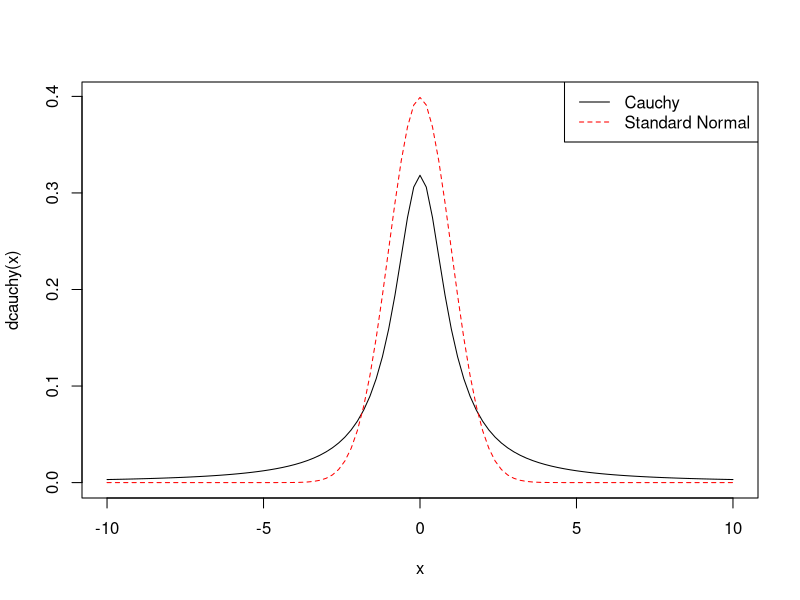
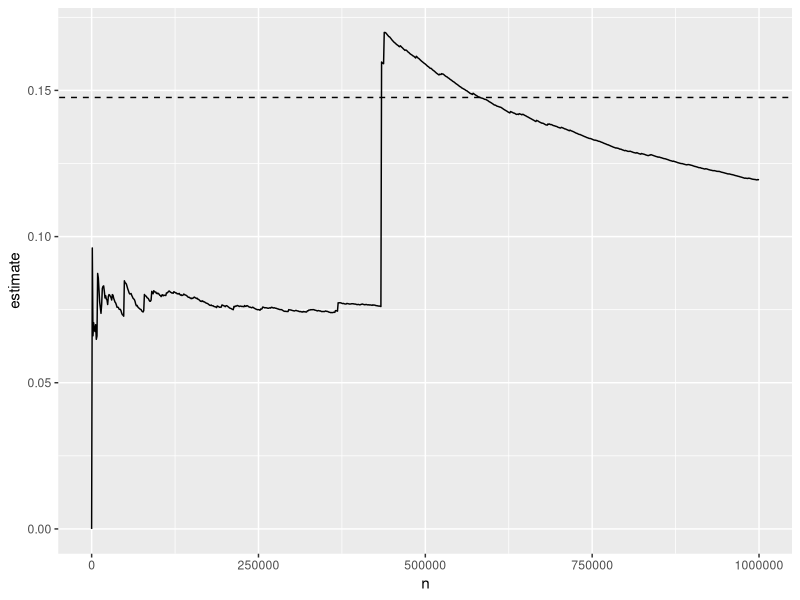
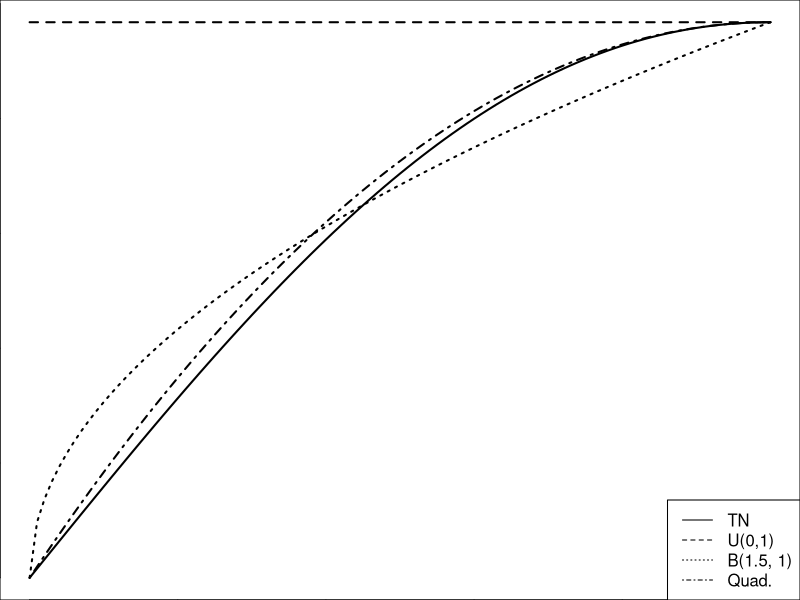
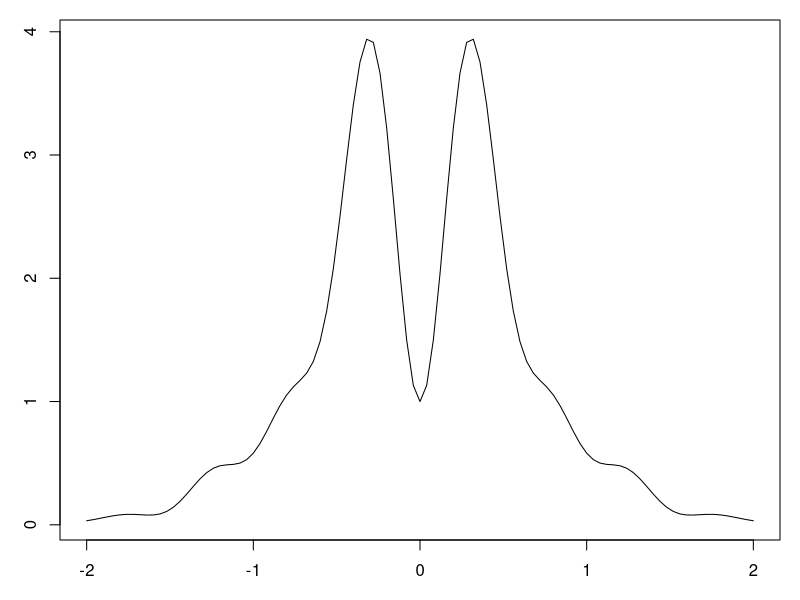
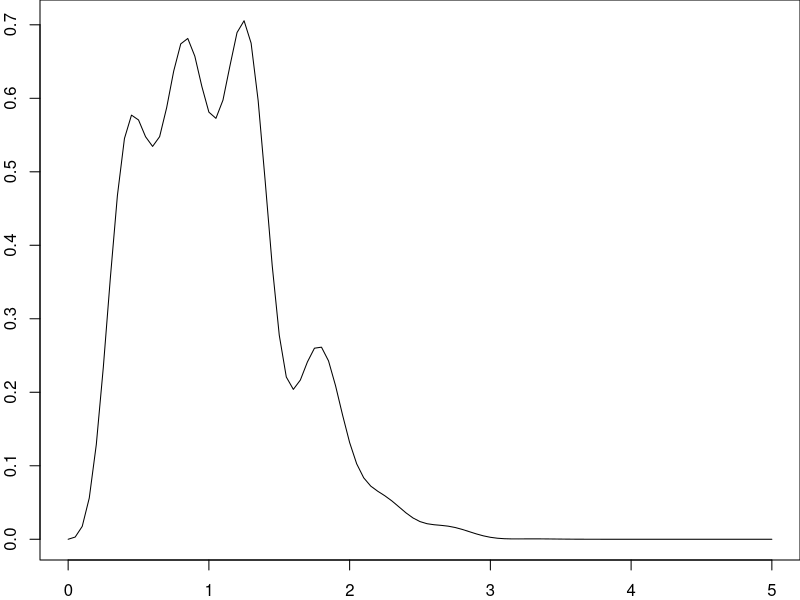
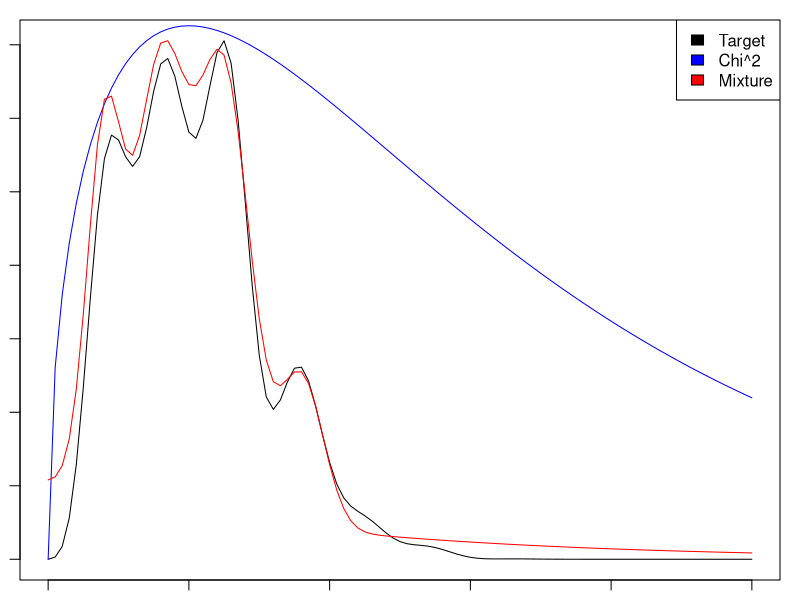
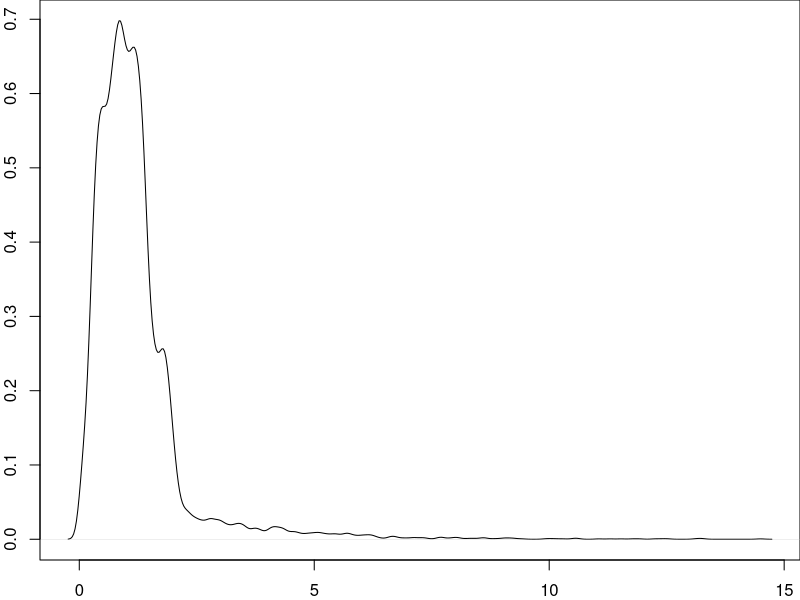

Write the R code that produced these figures, in order.
### R code from vignette source '/home/mark/Documents/Teaching/umich/stats406-fall2020/lectures/week05/week05_importance_sampling_variance_reduction/lecture-core.Rnw'

###################################################
### code chunk number 1: lecture-core.Rnw:52-56
###################################################
options(width = 60, digits = 4)
set.seed(49482)
library(tidyverse)
library(ggplot2)


###################################################
### code chunk number 2: lecture-core.Rnw:91-93
###################################################
k <- 100000
sum(rnorm(k) >= 4.5)


###################################################
### code chunk number 3: lecture-core.Rnw:103-107
###################################################
ys <- rexp(k) + 4.5
ratios <- dnorm(ys) / (dexp(ys - 4.5))
mean(ratios)
(truep <- pnorm(4.5, lower.tail = FALSE))


###################################################
### code chunk number 4: lecture-core.Rnw:115-116
###################################################
truep * (1 - truep) / k


###################################################
### code chunk number 5: lecture-core.Rnw:120-121
###################################################
var(ratios) / k


###################################################
### code chunk number 6: lecture-core.Rnw:151-154
###################################################
curve(dcauchy(x), -10, 10, ylim = c(0, dnorm(0)))
curve(dnorm(x), add = TRUE, col = "red", lty = 2)
legend("topright", c("Cauchy", "Standard Normal"), col = c("black", "red"), lty = 1:2)


###################################################
### code chunk number 7: lecture-core.Rnw:158-159
###################################################
set.seed(390393)


###################################################
### code chunk number 8: lecture-core.Rnw:164-168
###################################################
k <- 1000000 # one million samples
ys <- rnorm(k)
iweights <- dcauchy(ys) / dnorm(ys)
estimates <- cumsum(iweights * (ys >= 2)) / (1:k) 


###################################################
### code chunk number 9: lecture-core.Rnw:173-176
###################################################
ks <- seq(1, k, length.out = 1000) %>% round
ggplot(data.frame(estimate = estimates[ks], n = ks), aes(x = n, y = estimate)) + geom_line() +
    geom_abline(slope = 0, intercept = pcauchy(2, lower.tail = FALSE), lty = 2)


###################################################
### code chunk number 10: lecture-core.Rnw:270-283
###################################################
par(mar = c(0, 0, 0, 0))
mx <- dnorm(1)
curve(abs(x) * dnorm(x), from = 0, to = 1, lwd = 2)
betas <- c(1, 1.5)
for (i in seq_along(betas)) {
    b <- betas[i]
    bb <- dbeta(1, b, 1)
    curve(mx * dbeta(x, b, 1) / bb, add = TRUE, lty = i + 1, lwd = 2)
}
gx <- function(x) { (3/2) * (2 * x - x^2) }
gmx <- gx(1)
curve(mx / gmx * gx(x), add = TRUE, lty = 4, lwd = 2)
legend("bottomright", lty = 1:5, legend = c("TN", "U(0,1)", "B(1.5, 1)", "Quad."))


###################################################
### code chunk number 11: lecture-core.Rnw:287-291
###################################################
Fx <- function(x) { 3/2 * (x^2 - x^3/3)}
qx <- function(u) {
    map_dbl(u, ~uniroot(function(x) { Fx(x) - .x }, interval = c(0,1))$root)
}


###################################################
### code chunk number 12: lecture-core.Rnw:295-300
###################################################
tn <- function(x) { dnorm(x) / (pnorm(1) - pnorm(0))}
k <- 10000
yg <- qx(runif(k))
iwg <- tn(yg) / gx(yg) ## h(y) f(y) / g(y)
mean(yg * iwg)


###################################################
### code chunk number 13: lecture-core.Rnw:303-306
###################################################
yr <- rbeta(k, 1.5, 1)
iwr <- tn(yr) / dbeta(yr, 1.5, 1)
mean(yr * iwr)


###################################################
### code chunk number 14: lecture-core.Rnw:312-314
###################################################
varg <- var(yg * iwg) # variance of single h(Y) f(Y) / g(Y) term
varr <- var(yr * iwr)


###################################################
### code chunk number 15: lecture-core.Rnw:318-319
###################################################
(varr - varg) / varr 


###################################################
### code chunk number 16: lecture-core.Rnw:323-324
###################################################
diff(t.test(yg * iwg)$conf.int) / diff(t.test(yr * iwr)$conf.int)


###################################################
### code chunk number 17: lecture-core.Rnw:370-375
###################################################
ys <- rexp(k) + 4.5
imp_weights <- dnorm(ys) / (dexp(ys - 4.5))
omega <-  imp_weights / sum(imp_weights) ## the 1/m term gets canceled
xs <- sample(ys, replace = TRUE, prob = omega)
median(xs)


###################################################
### code chunk number 18: lecture-core.Rnw:416-420
###################################################
fstar <- function(x) { exp(-x^2) *
  (sin(6 * x)^2 + 3 * cos(x)^2 * sin(4 * x)^2 + 1) }
par(mar = c(3,3,1,1))
curve(fstar(x), -2, 2)


###################################################
### code chunk number 19: lecture-core.Rnw:429-435
###################################################
k <- 10000
ys <- rnorm(k)
as <- fstar(ys) / dnorm(ys)
omegas <- as / sum(as)
reweighted_ys2 <- ys^2 * (k * omegas)
mean(reweighted_ys2)


###################################################
### code chunk number 20: lecture-core.Rnw:444-446
###################################################
par(mar = c(2, 2, 0, 0))
curve(x^2 * fstar(x), 0, 5)


###################################################
### code chunk number 21: lecture-core.Rnw:452-465
###################################################
par(mar = c(1,1,1,1))
curve(x^2 * fstar(x), 0, 5)
curve(3 * dchisq(x, df = 3), add = TRUE, col = "blue")
dmix_star <- function(x) {
    0.15 * (x >= 0) * dnorm(x, mean = 2/5, sd = 1/8) +
    0.28 * (x >= 0) *  dnorm(x, mean = 4/5, sd = 3/16) +
    0.28 * (x >= 0) *  dnorm(x, mean = 5/4, sd = 3/16) +
    0.08 * (x >= 0) *  dnorm(x, mean = 9/5, sd = 5/32) +
    0.21 * dexp(x, 1/2)
}

curve(dmix_star(x), add = TRUE, col = "red")
legend("topright", legend = c("Target", "Chi^2", "Mixture"), fill = c("black", "blue", "red"))


###################################################
### code chunk number 22: lecture-core.Rnw:487-488
###################################################
dmix_star


###################################################
### code chunk number 23: lecture-core.Rnw:492-510
###################################################
rtn <- function(...) { abs(rnorm(...)) }

rmix <- function(n) {
    ps <-  c(0.15, 0.28, 0.28, 0.08, 0.21)
    rvs <- matrix(ncol = 5, nrow = n, c(
                                          rtn(n, mean = 2/5, sd = 1/8),
                                          rtn(n, mean = 4/5, sd = 3/16),
                                          rtn(n, mean = 5/4, sd = 3/16),
                                          rtn(n, mean = 9/5, sd = 5/32),
                                          rexp(n, 1/2)))
    picks <- sample(1:5, size = n, 
                    replace = TRUE, prob = ps)
    result <- numeric(n)
    for (i in 1:n) {
        result[i] <- rvs[i, picks[i]]
    }
    return(result)
}


###################################################
### code chunk number 24: lecture-core.Rnw:515-518
###################################################
par(mar = c(2,2, 0, 0))
h <- rmix(10000)
plot(density(h), main = NA)


###################################################
### code chunk number 25: lecture-core.Rnw:524-529
###################################################
chi3 <- rchisq(k, df = 3)
chi3_ratios <- fstar(chi3) / dchisq(chi3, df = 3)
chi3_omegas <- chi3_ratios / sum(chi3_ratios)
chi3_x2 <- chi3^2 *  (k * chi3_omegas) # 
(chi3_est <- mean(chi3_x2))


###################################################
### code chunk number 26: lecture-core.Rnw:534-539
###################################################
mixs <- rmix(k)
mixs_ratios <- fstar(mixs) / dmix_star(mixs)
mixs_omegas <- mixs_ratios / sum(mixs_ratios)
mixs_x2 <- mixs^2 * (k * mixs_omegas)
(mixs_est <- mean(mixs_x2))


###################################################
### code chunk number 27: lecture-core.Rnw:546-549
###################################################
var(reweighted_ys2)
var(chi3_x2)
var(mixs_x2)


###################################################
### code chunk number 28: lecture-core.Rnw:612-615
###################################################
iids <- runif(10000)^(1/3)
mean(iids)
(est_var_iid <- var(iids) / 10000)


###################################################
### code chunk number 29: lecture-core.Rnw:622-626
###################################################
tmp <- runif(5000)
antis <- (tmp^(1/3) + (1 - tmp)^(1/3)) / 2
mean(antis)
(est_var_anti <- var(antis) / 5000)


###################################################
### code chunk number 30: lecture-core.Rnw:633-634
###################################################
1 - (est_var_anti / est_var_iid)


